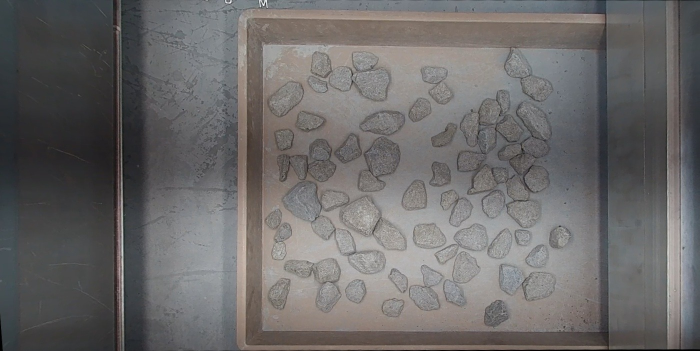
#> input picture image2.jpg, 1399 x 702 px (shown at 1/2 size)
$ python test_watershed.py
#> lines starting #> are read from the running program, lines starting #| are printed output that depends on the picture; after the words box and inside, x2 and y2 are one past the last pixel; in counts of white or black regions, pixels touching at a corner belong together
import cv2
import numpy as np
import matplotlib.pyplot as plt

#plot the image
def imshow(img, ax=None):
    if ax is None:
        plt.imshow(cv2.cvtColor(img, cv2.COLOR_BGR2RGB))
        plt.axis("off")
        plt.show()
    else:
        ax.imshow(cv2.cvtColor(img, cv2.COLOR_BGR2RGB))
        ax.axis("off")

img = cv2.imread("image2.jpg")
#> img is the input picture: shape (702, 1399, 3); mean B, G, R 105.2, 105.5, 107.5

#grayscale conversion
gray = cv2.cvtColor(img, cv2.COLOR_BGR2GRAY)
imshow(gray)

#Threshold Processing
ret, bin_img = cv2.threshold(gray,
                             0, 255,
                             cv2.THRESH_BINARY_INV + cv2.THRESH_OTSU)
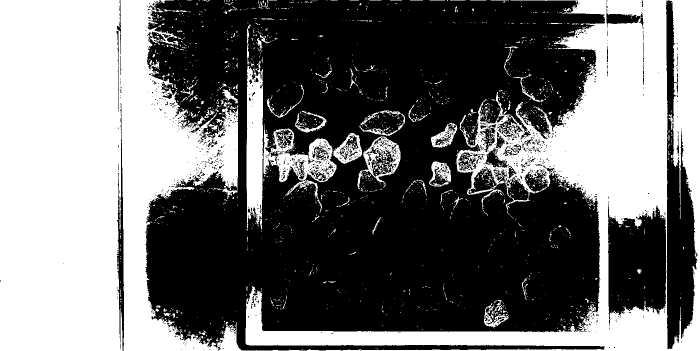
#> bin_img: shape (702, 1399) (shown at 1/2 size); 44.1% white; 1992 white regions (1862 under 20 px), largest, box (x1, y1, x2, y2) and area: (0, 0, 1399, 702) 395620, (493, 122, 526, 448) 8916, (527, 251, 673, 365) 6985
#> ret = 102
imshow(bin_img)

# noise removal
kernel = cv2.getStructuringElement(cv2.MORPH_RECT, (3, 3))
bin_img = cv2.morphologyEx(bin_img,
                           cv2.MORPH_OPEN,
                           kernel,
                           iterations=2)
#> bin_img: shape (702, 1399); 39.6% white; 124 white regions (1 under 20 px), largest, box (x1, y1, x2, y2) and area: (0, 0, 242, 702) 166679, (491, 0, 1399, 702) 135690, (237, 0, 476, 702) 63464
imshow(bin_img)

# Create subplots with 1 row and 2 columns
fig, axes = plt.subplots(nrows=2, ncols=2, figsize=(8, 8))
# sure background area
sure_bg = cv2.dilate(bin_img, kernel, iterations=3)
#> sure_bg: shape (702, 1399); 44.4% white; 37 white regions, largest, box (x1, y1, x2, y2) and area: (0, 0, 485, 702) 243290, (488, 0, 1399, 702) 165915, (490, 135, 702, 432) 17540
imshow(sure_bg, axes[0,0])
axes[0, 0].set_title('Sure Background')

# Distance transform
dist = cv2.distanceTransform(bin_img, cv2.DIST_L2, 5)
imshow(dist, axes[0,1])
axes[0, 1].set_title('Distance Transform')

#foreground area
ret, sure_fg = cv2.threshold(dist, 0.5 * dist.max(), 255, cv2.THRESH_BINARY)
#> sure_fg: shape (702, 1399) float32; 5.6% white; 2 white regions, box (x1, y1, x2, y2) and area: (0, 0, 120, 448) 50365, (0, 641, 121, 702) 4635
#> ret = 120
sure_fg = sure_fg.astype(np.uint8)
imshow(sure_fg, axes[1,0])
axes[1, 0].set_title('Sure Foreground')

# unknown area
unknown = cv2.subtract(sure_bg, sure_fg)
#> unknown: shape (702, 1399); 38.8% white; 37 white regions, largest, box (x1, y1, x2, y2) and area: (0, 0, 485, 702) 188290, (488, 0, 1399, 702) 165915, (490, 135, 702, 432) 17540
imshow(unknown, axes[1,1])
axes[1, 1].set_title('Unknown')

plt.show()
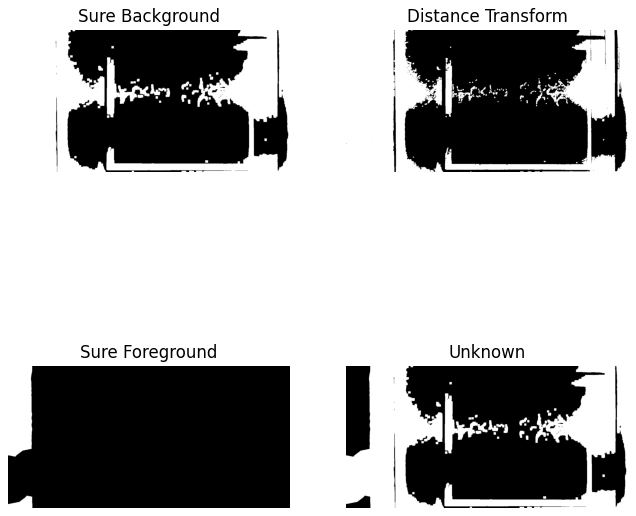
#> figure drawn by matplotlib, 4 panels

# Marker labelling
# sure foreground
ret, markers = cv2.connectedComponents(sure_fg)
#> markers: shape (702, 1399) int32; 3 distinct labels, from 0 to 2
#> ret = 3

# Add one to all labels so that background is not 0, but 1
markers += 1
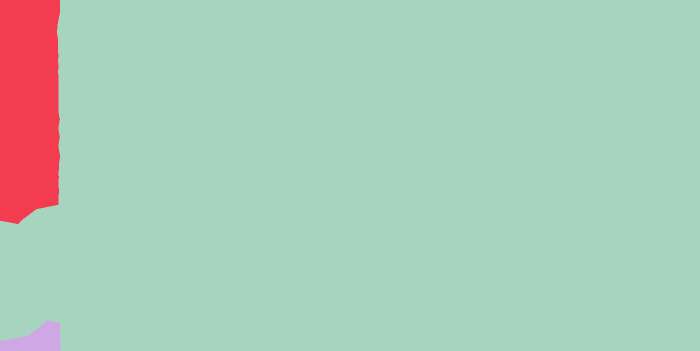
#> markers: shape (702, 1399) int32 (shown at 1/2 size); 3 distinct labels, from 1 to 3; one colour per label, 0 black
# mark the region of unknown with zero
markers[unknown == 255] = 0
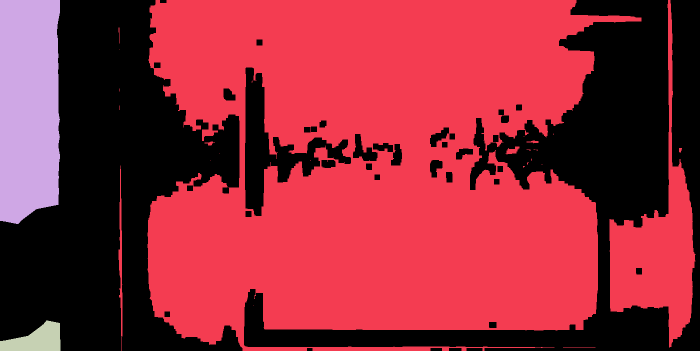
#> markers: shape (702, 1399) int32 (shown at 1/2 size); 4 distinct labels, from 0 to 3; one colour per label, 0 black

fig, ax = plt.subplots(figsize=(6, 6))
ax.imshow(markers, cmap="tab20b")
ax.axis('off')
plt.show()

# watershed Algorithm
markers = cv2.watershed(img, markers)
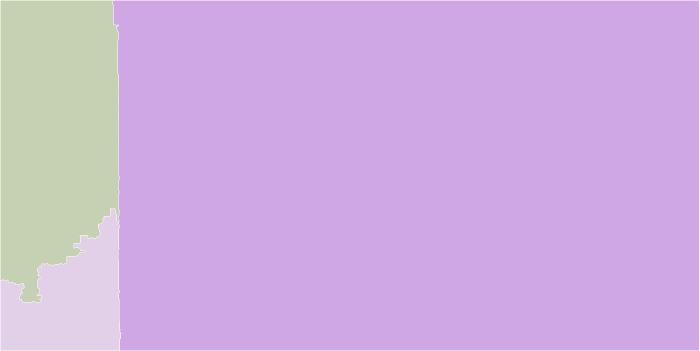
#> markers: shape (702, 1399) int32 (shown at 1/2 size); 4 distinct labels, from -1 to 3; one colour per label, 0 black, -1 white

fig, ax = plt.subplots(figsize=(5, 5))
ax.imshow(markers, cmap="tab20b")
ax.axis('off')
plt.show()


labels = np.unique(markers)
#> labels = [-1, 1, 2, 3]

coins = []
for label in labels[2:]:

# Create a binary image in which only the area of the label is in the foreground
#and the rest of the image is in the background
    target = np.where(markers == label, 255, 0).astype(np.uint8)

  # Perform contour extraction on the created binary image
    contours, hierarchy = cv2.findContours(
        target, cv2.RETR_EXTERNAL, cv2.CHAIN_APPROX_SIMPLE
    )
    coins.append(contours[0])
#> this loop made 2 passes
#> label on passes 1 to 2: 2, 3
#> pass 1, `target = np.where(markers == label, 255, 0).astype(np.uint8)`:
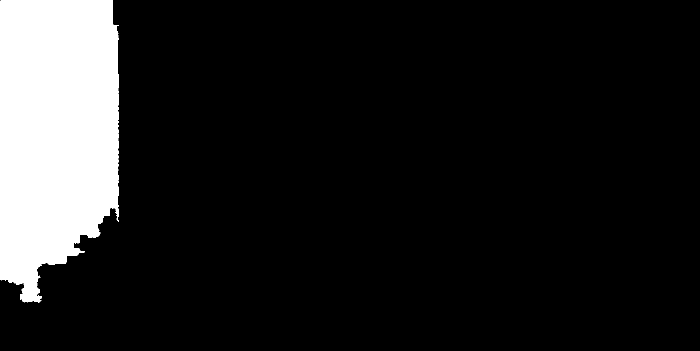
#> target: shape (702, 1399) (shown at 1/2 size); 12.3% white; 1 white region, box (x1, y1, x2, y2) and area: (1, 1, 238, 606) 121205
#> after the loop, coins = 2 contours; box (x1, y1, x2, y2) and area: (1, 1, 238, 606) 120315, (1, 417, 241, 701) 42266

# Draw the outline
img = cv2.drawContours(img, coins, -1, color=(0, 23, 223), thickness=2)
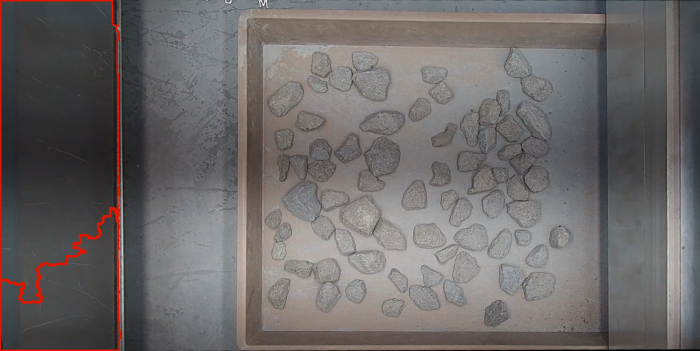
#> img: shape (702, 1399, 3) (shown at 1/2 size); 0.89% of pixels changed, all inside (x1, y1, x2, y2) = (0, 0, 242, 702)
imshow(img)

$ run again, with img_test.jpg copied over image2.jpg
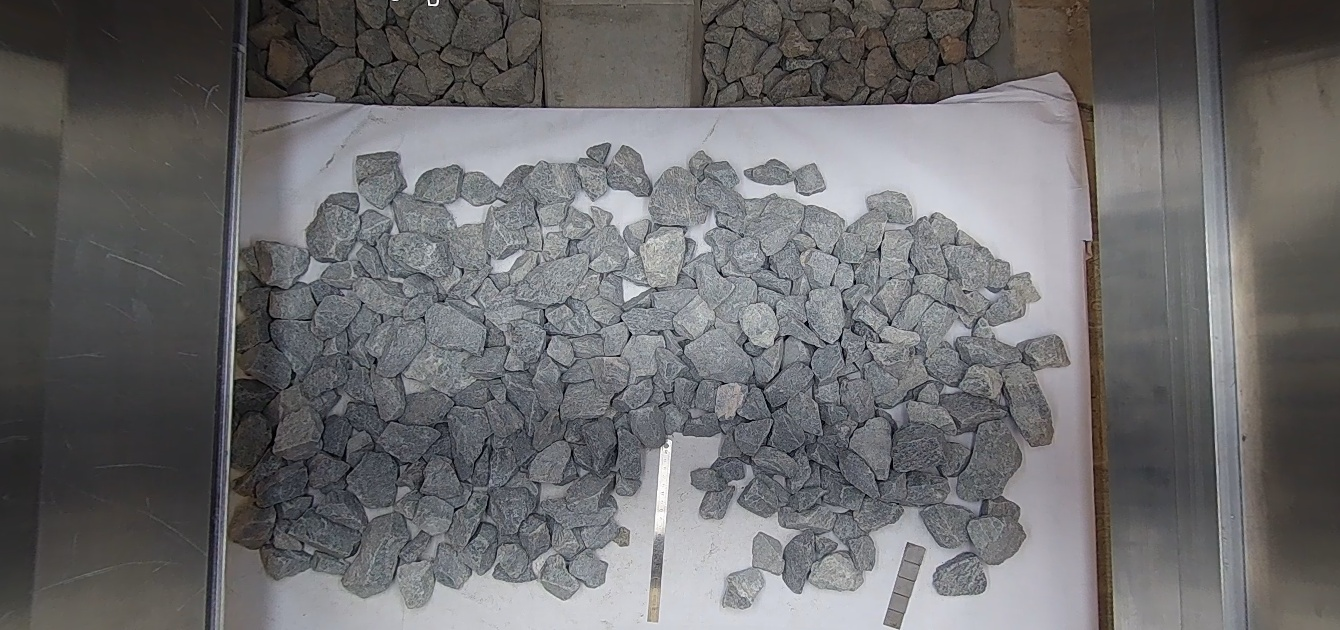
#> input picture img_test.jpg, 1340 x 630 px
#> img is the input picture: shape (630, 1340, 3); mean B, G, R 108.8, 107.5, 108.1
#> `ret, bin_img = cv2.threshold(gray, 0, 255, cv2.THRESH_BINARY_INV + cv2..`:
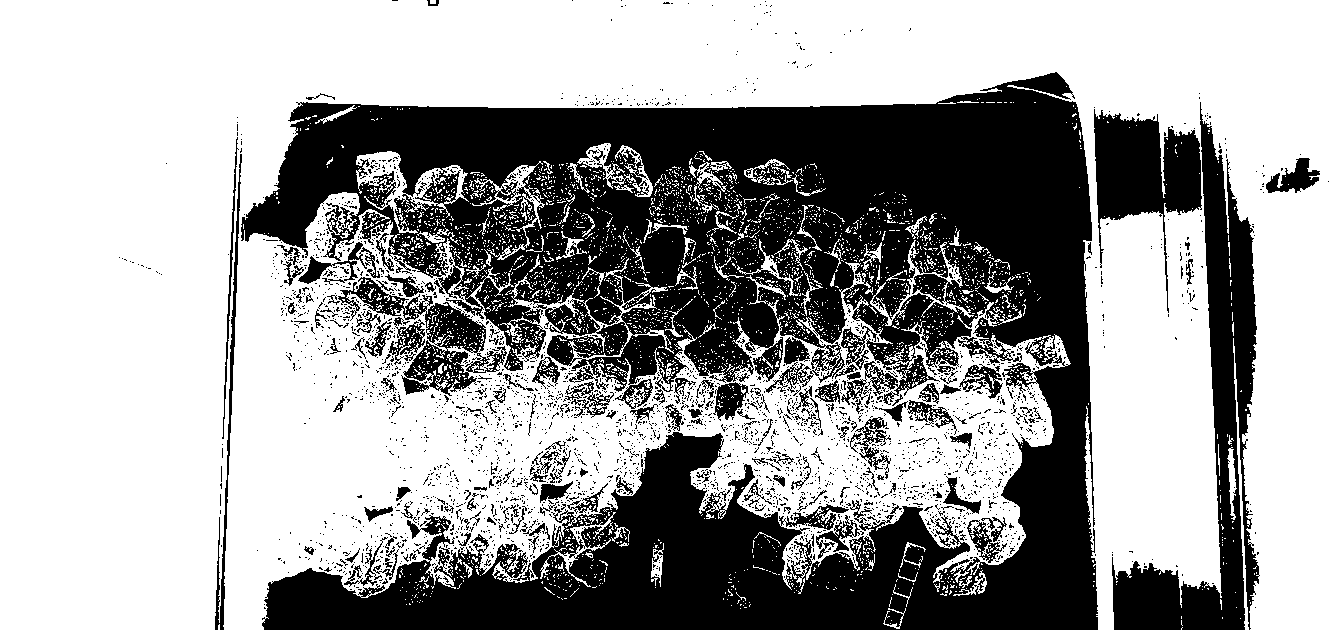
#> bin_img: shape (630, 1340); 62.8% white; 2959 black regions (2792 under 20 px), largest, box (x1, y1, x2, y2) and area: (241, 72, 1098, 630) 248625, (1112, 102, 1260, 630) 21712, (1094, 109, 1202, 313) 9449
#> `ret, bin_img = cv2.threshold(gray, 0, 255, cv2.THRESH_BINARY_INV + cv2..`: ret = 118
#> sure_bg: shape (630, 1340); 59.6% white; 51 black regions (31 under 20 px), largest, box (x1, y1, x2, y2) and area: (227, 76, 1095, 630) 308856, (1097, 117, 1256, 630) 28358, (847, 421, 887, 489) 1161
#> `ret, sure_fg = cv2.threshold(dist, 0.5 * dist.max(), 255, cv2.THRESH_B..`: ret = 115.3
#> unknown: shape (630, 1340); 53.5% white; 53 black regions (31 under 20 px), largest, box (x1, y1, x2, y2) and area: (227, 76, 1095, 630) 308856, (0, 0, 240, 630) 49303, (1097, 117, 1256, 630) 28358
#> `ret, markers = cv2.connectedComponents(sure_fg)`: ret = 3
#> labels = [-1, 1, 2, 3]
#> the loop `for label in labels[2:]:` made 2 passes
#> label on passes 1 to 2: 2, 3
#> after the loop `for label in labels[2:]:`: coins = 2 contours; box (x1, y1, x2, y2) and area: (1, 1, 248, 629) 141600, (1215, 1, 1339, 123) 9040
#> `img = cv2.drawContours(img, coins, -1, color=(0, 23, 223), thickness=2)`:
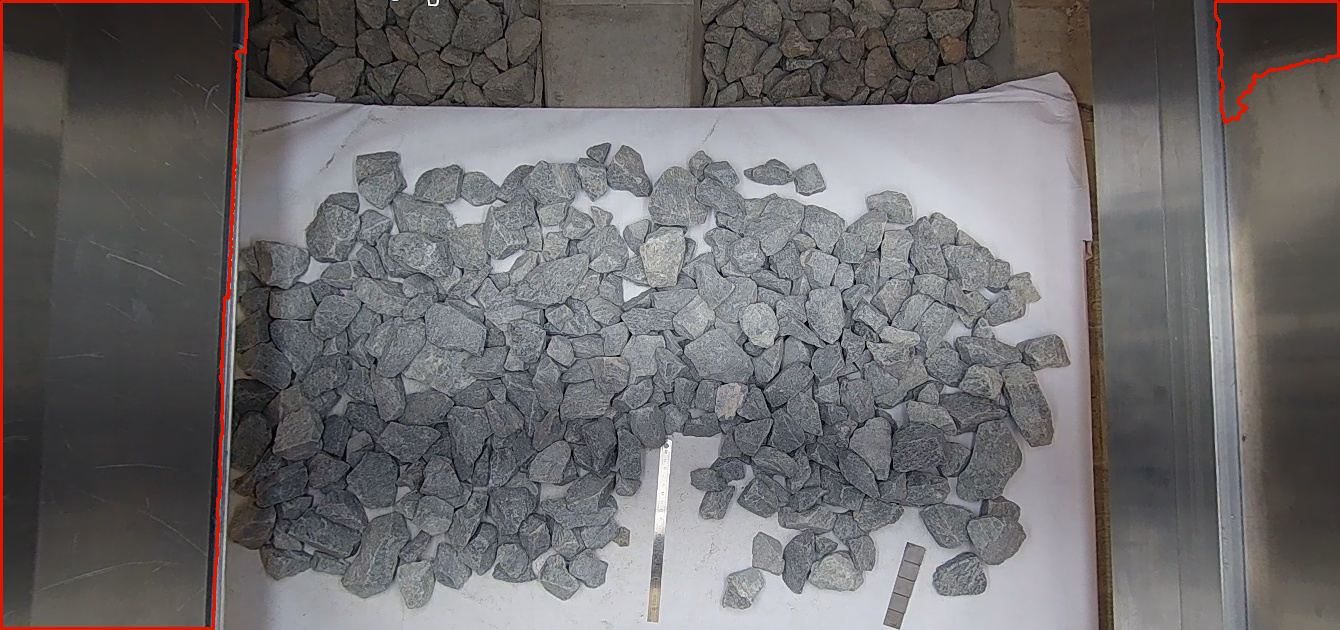
#> img: shape (630, 1340, 3); 0.82% of pixels changed, all inside (x1, y1, x2, y2) = (0, 0, 1340, 630)
